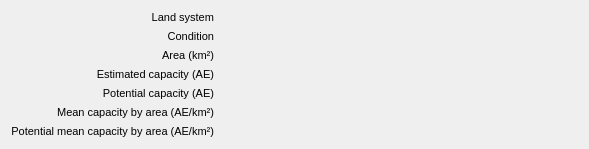
<?xml version="1.0" encoding="UTF-8"?>
<ui version="4.0">
 <class>Form</class>
 <widget class="QWidget" name="Form">
  <property name="geometry">
   <rect>
    <x>0</x>
    <y>0</y>
    <width>589</width>
    <height>134</height>
   </rect>
  </property>
  <property name="windowTitle">
   <string>Form</string>
  </property>
  <layout class="QVBoxLayout" name="verticalLayout">
   <item>
    <layout class="QGridLayout" name="gridLayout">
     <property name="sizeConstraint">
      <enum>QLayout::SetMaximumSize</enum>
     </property>
     <item row="1" column="0">
      <widget class="QLabel" name="landSystemNameLabel">
       <property name="sizePolicy">
        <sizepolicy hsizetype="Minimum" vsizetype="Minimum">
         <horstretch>0</horstretch>
         <verstretch>0</verstretch>
        </sizepolicy>
       </property>
       <property name="font">
        <font>
         <pointsize>8</pointsize>
        </font>
       </property>
       <property name="text">
        <string notr="true">Land system</string>
       </property>
       <property name="alignment">
        <set>Qt::AlignRight|Qt::AlignTrailing|Qt::AlignVCenter</set>
       </property>
      </widget>
     </item>
     <item row="2" column="1">
      <widget class="FormattedValue" name="conditionTypeText">
       <property name="sizePolicy">
        <sizepolicy hsizetype="Expanding" vsizetype="Minimum">
         <horstretch>0</horstretch>
         <verstretch>0</verstretch>
        </sizepolicy>
       </property>
       <property name="font">
        <font>
         <pointsize>8</pointsize>
        </font>
       </property>
       <property name="text">
        <string/>
       </property>
      </widget>
     </item>
     <item row="3" column="1">
      <widget class="FormattedValue" name="areaText">
       <property name="sizePolicy">
        <sizepolicy hsizetype="Expanding" vsizetype="Minimum">
         <horstretch>0</horstretch>
         <verstretch>0</verstretch>
        </sizepolicy>
       </property>
       <property name="font">
        <font>
         <pointsize>8</pointsize>
        </font>
       </property>
       <property name="text">
        <string/>
       </property>
      </widget>
     </item>
     <item row="6" column="1">
      <widget class="FormattedValue" name="estimatedCapacityPerAreaText">
       <property name="sizePolicy">
        <sizepolicy hsizetype="Expanding" vsizetype="Minimum">
         <horstretch>0</horstretch>
         <verstretch>0</verstretch>
        </sizepolicy>
       </property>
       <property name="font">
        <font>
         <pointsize>8</pointsize>
        </font>
       </property>
       <property name="text">
        <string/>
       </property>
      </widget>
     </item>
     <item row="5" column="0">
      <widget class="QLabel" name="potentialCapacityLabel">
       <property name="sizePolicy">
        <sizepolicy hsizetype="Minimum" vsizetype="Minimum">
         <horstretch>0</horstretch>
         <verstretch>0</verstretch>
        </sizepolicy>
       </property>
       <property name="font">
        <font>
         <pointsize>8</pointsize>
        </font>
       </property>
       <property name="text">
        <string notr="true">Potential capacity (AE)</string>
       </property>
       <property name="alignment">
        <set>Qt::AlignRight|Qt::AlignTrailing|Qt::AlignVCenter</set>
       </property>
      </widget>
     </item>
     <item row="1" column="1">
      <widget class="FormattedValue" name="landSystemNameText">
       <property name="sizePolicy">
        <sizepolicy hsizetype="Expanding" vsizetype="Minimum">
         <horstretch>0</horstretch>
         <verstretch>0</verstretch>
        </sizepolicy>
       </property>
       <property name="font">
        <font>
         <pointsize>8</pointsize>
        </font>
       </property>
       <property name="text">
        <string/>
       </property>
      </widget>
     </item>
     <item row="3" column="0">
      <widget class="QLabel" name="areaLabel">
       <property name="sizePolicy">
        <sizepolicy hsizetype="Minimum" vsizetype="Minimum">
         <horstretch>0</horstretch>
         <verstretch>0</verstretch>
        </sizepolicy>
       </property>
       <property name="font">
        <font>
         <pointsize>8</pointsize>
        </font>
       </property>
       <property name="text">
        <string notr="true">Area (km²)</string>
       </property>
       <property name="alignment">
        <set>Qt::AlignRight|Qt::AlignTrailing|Qt::AlignVCenter</set>
       </property>
      </widget>
     </item>
     <item row="4" column="0">
      <widget class="QLabel" name="estimatedCapacityLabel">
       <property name="sizePolicy">
        <sizepolicy hsizetype="Minimum" vsizetype="Minimum">
         <horstretch>0</horstretch>
         <verstretch>0</verstretch>
        </sizepolicy>
       </property>
       <property name="font">
        <font>
         <pointsize>8</pointsize>
        </font>
       </property>
       <property name="text">
        <string notr="true">Estimated capacity (AE)</string>
       </property>
       <property name="alignment">
        <set>Qt::AlignRight|Qt::AlignTrailing|Qt::AlignVCenter</set>
       </property>
      </widget>
     </item>
     <item row="4" column="1">
      <widget class="FormattedValue" name="estimatedCapacityText">
       <property name="sizePolicy">
        <sizepolicy hsizetype="Expanding" vsizetype="Minimum">
         <horstretch>0</horstretch>
         <verstretch>0</verstretch>
        </sizepolicy>
       </property>
       <property name="font">
        <font>
         <pointsize>8</pointsize>
        </font>
       </property>
       <property name="text">
        <string/>
       </property>
      </widget>
     </item>
     <item row="6" column="0">
      <widget class="QLabel" name="estimatedCapacityPerAreaLabel">
       <property name="sizePolicy">
        <sizepolicy hsizetype="Minimum" vsizetype="Minimum">
         <horstretch>0</horstretch>
         <verstretch>0</verstretch>
        </sizepolicy>
       </property>
       <property name="font">
        <font>
         <pointsize>8</pointsize>
        </font>
       </property>
       <property name="text">
        <string notr="true">Mean capacity by area (AE/km²)</string>
       </property>
       <property name="alignment">
        <set>Qt::AlignRight|Qt::AlignTrailing|Qt::AlignVCenter</set>
       </property>
      </widget>
     </item>
     <item row="5" column="1">
      <widget class="FormattedValue" name="potentialCapacityText">
       <property name="sizePolicy">
        <sizepolicy hsizetype="Expanding" vsizetype="Minimum">
         <horstretch>0</horstretch>
         <verstretch>0</verstretch>
        </sizepolicy>
       </property>
       <property name="font">
        <font>
         <pointsize>8</pointsize>
        </font>
       </property>
       <property name="text">
        <string/>
       </property>
      </widget>
     </item>
     <item row="2" column="0">
      <widget class="QLabel" name="conditionTypeLabel">
       <property name="sizePolicy">
        <sizepolicy hsizetype="Minimum" vsizetype="Minimum">
         <horstretch>0</horstretch>
         <verstretch>0</verstretch>
        </sizepolicy>
       </property>
       <property name="font">
        <font>
         <pointsize>8</pointsize>
        </font>
       </property>
       <property name="text">
        <string notr="true">Condition</string>
       </property>
       <property name="alignment">
        <set>Qt::AlignRight|Qt::AlignTrailing|Qt::AlignVCenter</set>
       </property>
      </widget>
     </item>
     <item row="7" column="0">
      <widget class="QLabel" name="potentialCapacityPerAreaLabel">
       <property name="sizePolicy">
        <sizepolicy hsizetype="Minimum" vsizetype="Minimum">
         <horstretch>0</horstretch>
         <verstretch>0</verstretch>
        </sizepolicy>
       </property>
       <property name="font">
        <font>
         <pointsize>8</pointsize>
        </font>
       </property>
       <property name="text">
        <string notr="true">Potential mean capacity by area (AE/km²)</string>
       </property>
       <property name="alignment">
        <set>Qt::AlignRight|Qt::AlignTrailing|Qt::AlignVCenter</set>
       </property>
      </widget>
     </item>
     <item row="7" column="1">
      <widget class="FormattedValue" name="potentialCapacityPerAreaText">
       <property name="sizePolicy">
        <sizepolicy hsizetype="Expanding" vsizetype="Minimum">
         <horstretch>0</horstretch>
         <verstretch>0</verstretch>
        </sizepolicy>
       </property>
       <property name="font">
        <font>
         <pointsize>8</pointsize>
        </font>
       </property>
       <property name="text">
        <string/>
       </property>
      </widget>
     </item>
    </layout>
   </item>
  </layout>
 </widget>
 <customwidgets>
  <customwidget>
   <class>FormattedValue</class>
   <extends>QLabel</extends>
   <header>mlapp/src/widgets/formatted_value</header>
  </customwidget>
 </customwidgets>
 <resources/>
 <connections/>
</ui>
